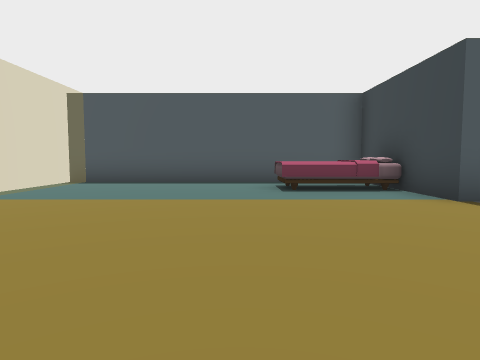
view 1 (above)

16 first-person views from a walk through a scene from a Unity 3-D project. The camera is 1.2 m above the floor, tilts 4° down and sees 75° across. The floor is counted in squares, 2 m on a side. Each view is taken from the middle of a square. On the plan, view 1 faces up. The plan holds only what a view shows up to about 9 squares ahead; the rest is blank. The player character is not drawn. Some animated figures are not drawn.

view 2
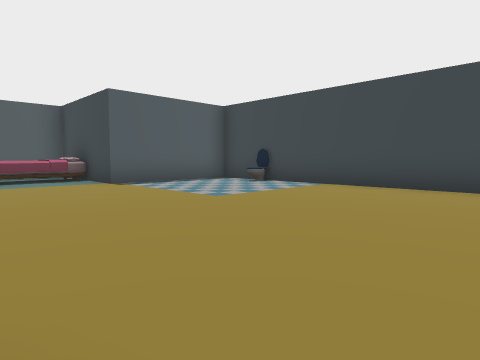

view 3
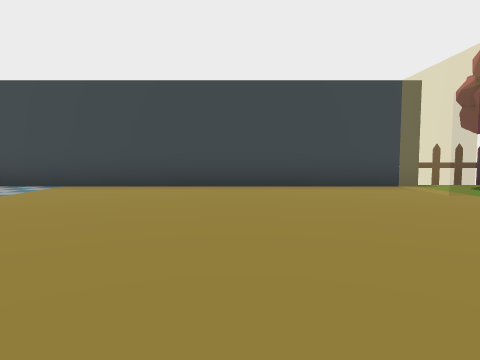

view 4
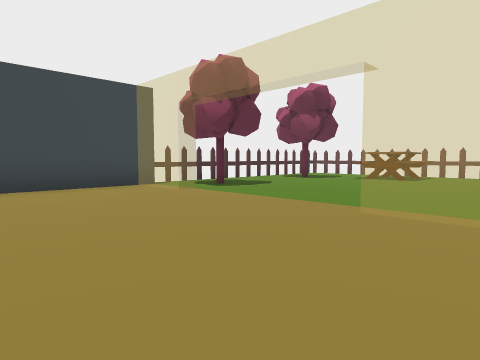

view 5
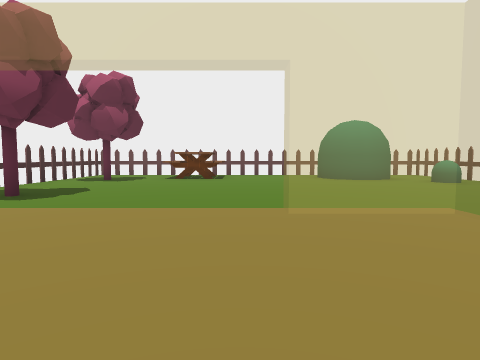

view 6
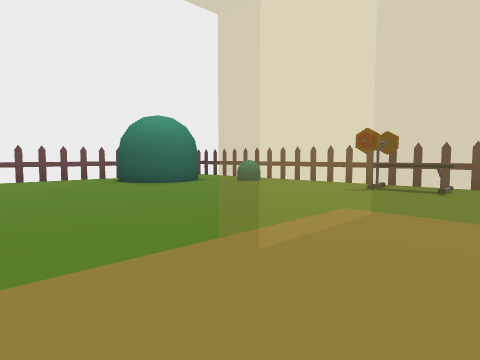

view 7
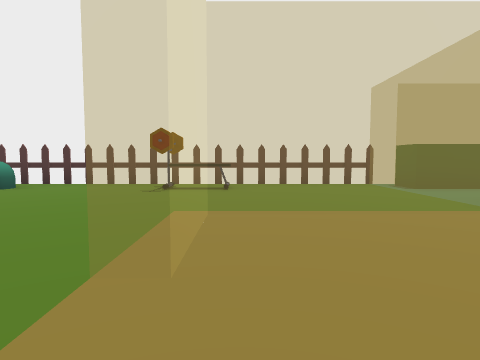

view 8
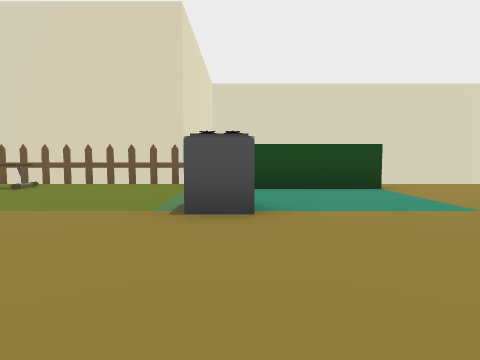

view 9
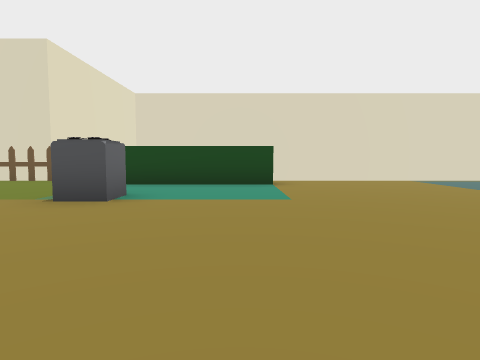

view 10
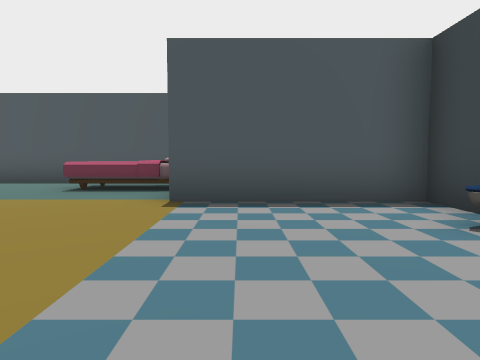

view 11
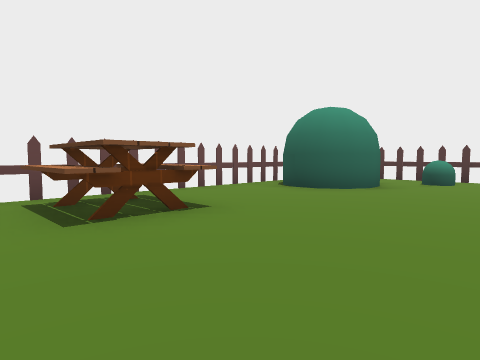

view 12
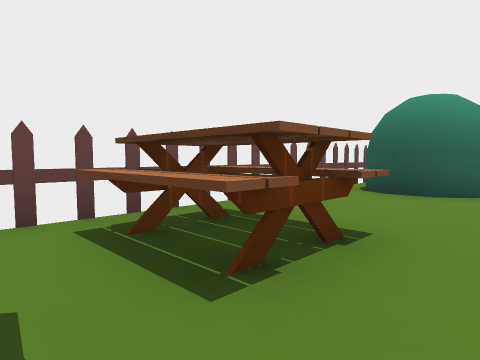

view 13
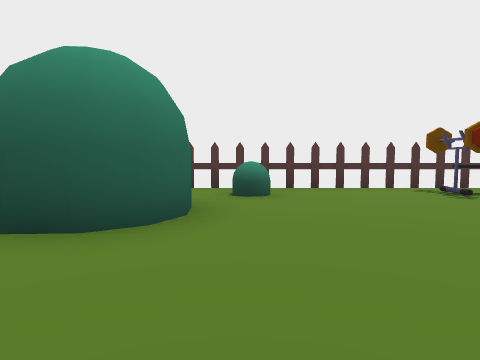

view 14
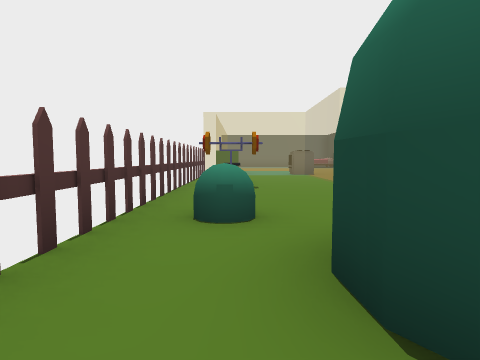

view 15
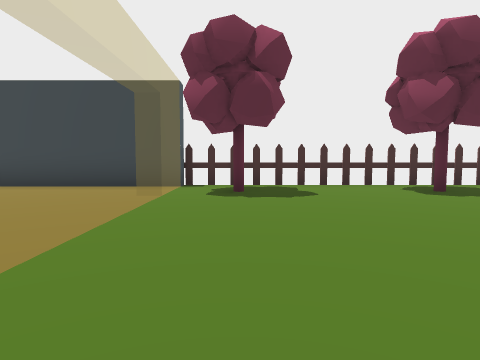

view 16
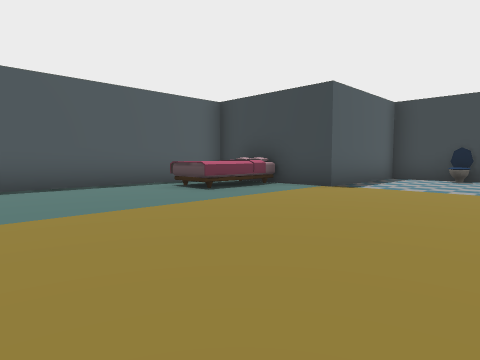

### Floor plan
Key: @ floor where view 1 was taken; # wall or solid block; x gap in a wall; . floor; = window, fence, low wall or low ledge; ^ raised ledge; B bed.
Columns run from 4 left of view 1 to 7 right of it. Each row starts with its distance up from view 1.
  8 ########
  7 =....BB#
  6 =....BB#
  5 =......#####
  4 =..........#
  3 =.........=#
  2 =..........#
  1 =..........#
  0  #..@......#
 -1  #.........#
 -2  #.#.......#
 -3 ====.......#
 -4 ...=.......#
 -5 ...=.......#
 -6 ...=.......#
 -7 x^..==...==#
 -8 ..........##
 -9 ...........
-10 ...........
-11 .^.........
-12 ..##...#^..#
-13 ..##...##..
-14  .........

Where each view was taken, in squares from view 1:
view 1: 0 up, 0 right, facing up
view 2: 3 down, 0 right, facing up-right
view 3: 3 down, 0 right, facing right
view 4: 3 down, 0 right, facing down-right
view 5: 3 down, 2 right, facing down
view 6: 5 down, 3 right, facing down-left
view 7: 6 down, 3 right, facing left
view 8: 2 down, 3 right, facing left
view 9: 0 up, 4 right, facing left
view 10: 0 up, 4 right, facing up
view 11: 9 down, 5 right, facing down-left
view 12: 11 down, 5 right, facing down-left
view 13: 11 down, 2 right, facing left
view 14: 14 down, 3 left, facing up
view 15: 8 down, 0 right, facing right
view 16: 1 up, 3 left, facing up-right
